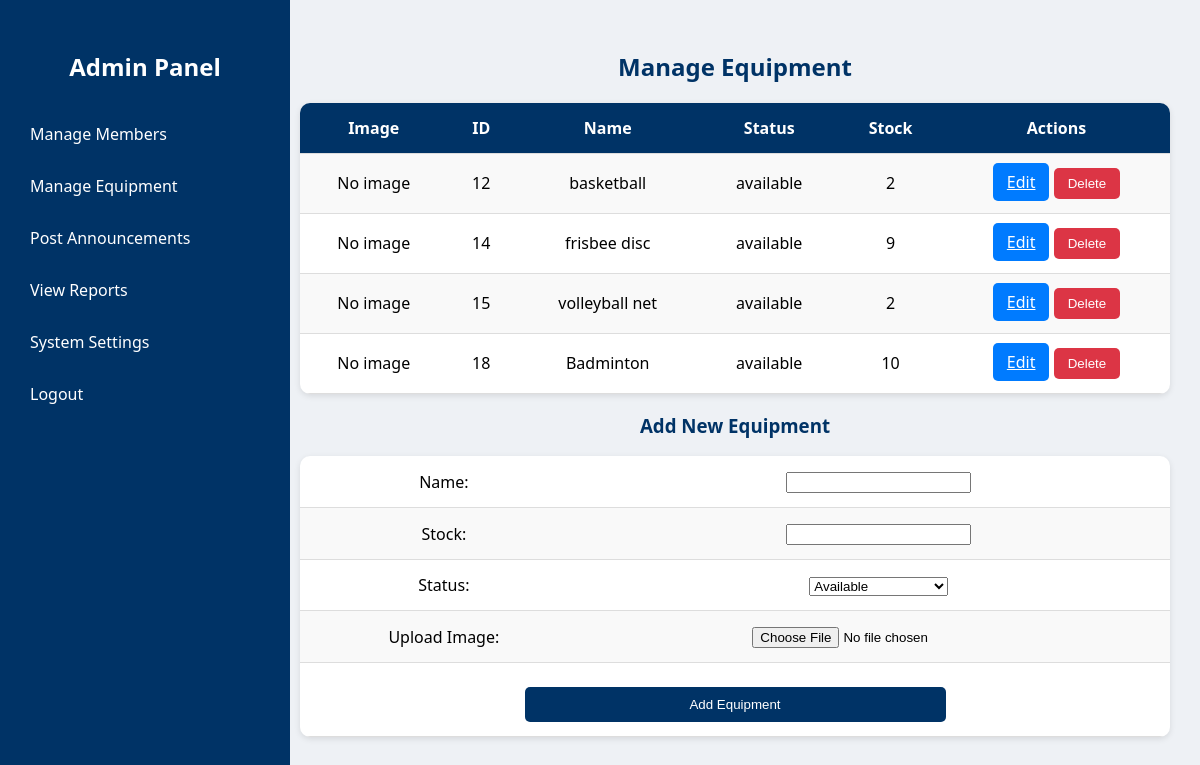
The app's page /manage_equipment.php (signed in), older data.
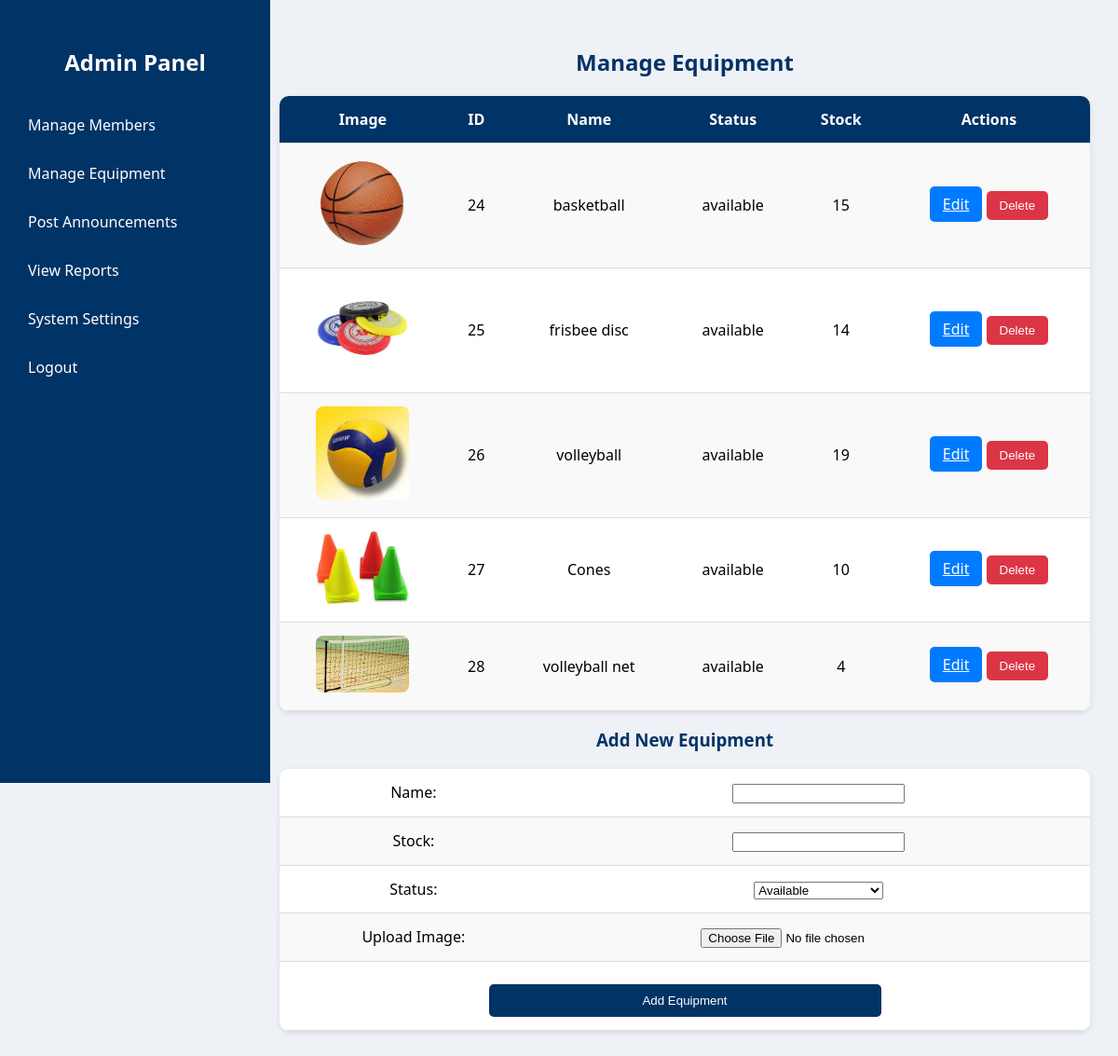
The same page, newer data.
### tables this page shows
CREATE TABLE `equipment` (
  `equipment_id` int(11) NOT NULL,
  `name` varchar(100) NOT NULL,
  `quantity` int(11) NOT NULL,
  `status` enum('available','borrowed','maintenance') DEFAULT 'available',
  `stock` int(11) NOT NULL DEFAULT 0,
  `image_path` varchar(255) DEFAULT NULL
);

### manage_equipment.php (the view, shortened to what this page needs)
<?php
include 'db_connect.php';
$equipment_result = $conn->query("SELECT equipment_id, name, status, stock, image_path FROM equipment");
?>
<!DOCTYPE html>
<html lang="en">
<head>
</head>
<body>
<div class="sidebar" id="sidebar">
    <h2><a href="admin_panel.php" style="color:white;">Admin Panel</a></h2>
    <a href="manage_members.php">Manage Members</a>
    <a href="manage_equipment.php">Manage Equipment</a>
    <a href="post_announcements.php">Post Announcements</a>
    <a href="view_reports.php">View Reports</a>
    <a href="settings.php">System Settings</a>
    <a href="logout.php">Logout</a>
</div>
<div class="container">
    <h2>Manage Equipment</h2>
    <table>
        <tr>
            <th>Image</th>
            <th>ID</th>
            <th>Name</th>
            <th>Status</th>
            <th>Stock</th>
            <th>Actions</th>
        </tr>
        <?php while ($row = $equipment_result->fetch_assoc()) { ?>
            <tr>
                <td>
                    <?php if (!empty($row['image_path'])): ?>
                        <img src="<?php echo htmlspecialchars($row['image_path']); ?>" alt="Equipment Image">
                    <?php else: ?>
                        <span>No image</span>
                    <?php endif; ?>
                </td>
                <td><?php echo $row['equipment_id']; ?></td>
                <td><?php echo htmlspecialchars($row['name']); ?></td>
                <td><?php echo htmlspecialchars($row['status']); ?></td>
                <td><?php echo $row['stock']; ?></td>
                <td>
                    <a class="btn edit-btn" href="edit_equipment.php?id=<?php echo $row['equipment_id']; ?>">Edit</a>
                    <form method="POST" action="manage_equipment.php" class="delete-form" onsubmit="return confirm('Are you sure you want to delete this equipment?');">
                        <button class="btn delete-btn" type="submit">Delete</button>
                    </form>
                </td>
            </tr>
        <?php } ?>
    </table>
    <h3>Add New Equipment</h3>
    <div class="form-wrapper">
        <form method="POST" action="manage_equipment.php" enctype="multipart/form-data">
            <table>
                <tr><td>Name:</td><td><input type="text" name="name" required></td></tr>
                <tr><td>Stock:</td><td><input type="number" name="stock" min="1" required></td></tr>
                <tr>
                    <td>Status:</td>
                    <td>
                        <select name="status" required>
                            <option value="Available">Available</option>
                        </select>
                    </td>
                </tr>
                <tr>
                    <td>Upload Image:</td>
                    <td><input type="file" name="equipment_image" accept="image/*"></td>
                </tr>
                <tr>
                    <td colspan="2" style="text-align:center;">
                        <button type="submit" name="add_equipment" class="submit-btn">Add Equipment</button>
                    </td>
                </tr>
            </table>
        </form>
    </div>
</div>
</body>
</html>

### manage_equipment.php (style rules this page uses)
body { margin: 0; font-family: 'Segoe UI', sans-serif; background: #eef1f5; }
.sidebar { width: 250px; background: #003366; color: white; padding: 20px; height: 100vh; position: fixed; top: 0; left: 0; }
.sidebar a { display: block; color: white; text-decoration: none; padding: 10px; margin-bottom: 10px; border-radius: 5px; }
.container { margin-left: 270px; padding: 30px; }
h2, h3 { color: #003366; text-align: center; }
table { width: 100%; border-collapse: collapse; background: white; box-shadow: 0 2px 6px rgba(0,0,0,0.1); border-radius: 10px; overflow: hidden; }
th, td { padding: 14px; text-align: center; border-bottom: 1px solid #ddd; }
th { background: #003366; color: white; }
tr:nth-child(even) { background: #f9f9f9; }
img { max-width: 100px; height: auto; border-radius: 8px; }
.btn { padding: 8px 14px; border: none; border-radius: 5px; cursor: pointer; font-weight: 500; }
.edit-btn { background: #007bff; color: white; }
.delete-btn { background: #dc3545; color: white; }
.submit-btn { background-color: #003366; color: white; padding: 10px 16px; border: none; border-radius: 5px; width: 50%; margin-top: 10px; }
form.delete-form { display: inline; }

Row changes from the older to the newer data that the page shows:
removed equipment: shows "No image", equipment_id "12", name "basketball", status "available", stock "2"
removed equipment: shows "No image", equipment_id "14", name "frisbee disc", status "available", stock "9"
removed equipment: shows "No image", equipment_id "15", name "volleyball net", status "available", stock "2"
removed equipment: shows "No image", equipment_id "18", name "Badminton", status "available", stock "10"
added equipment: image_path (picture), equipment_id "24", name "basketball", status "available", stock "15"
added equipment: image_path (picture), equipment_id "25", name "frisbee disc", status "available", stock "14"
added equipment: image_path (picture), equipment_id "26", name "volleyball", status "available", stock "19"
added equipment: image_path (picture), equipment_id "27", name "Cones", status "available", stock "10"
added equipment: image_path (picture), equipment_id "28", name "volleyball net", status "available", stock "4"
